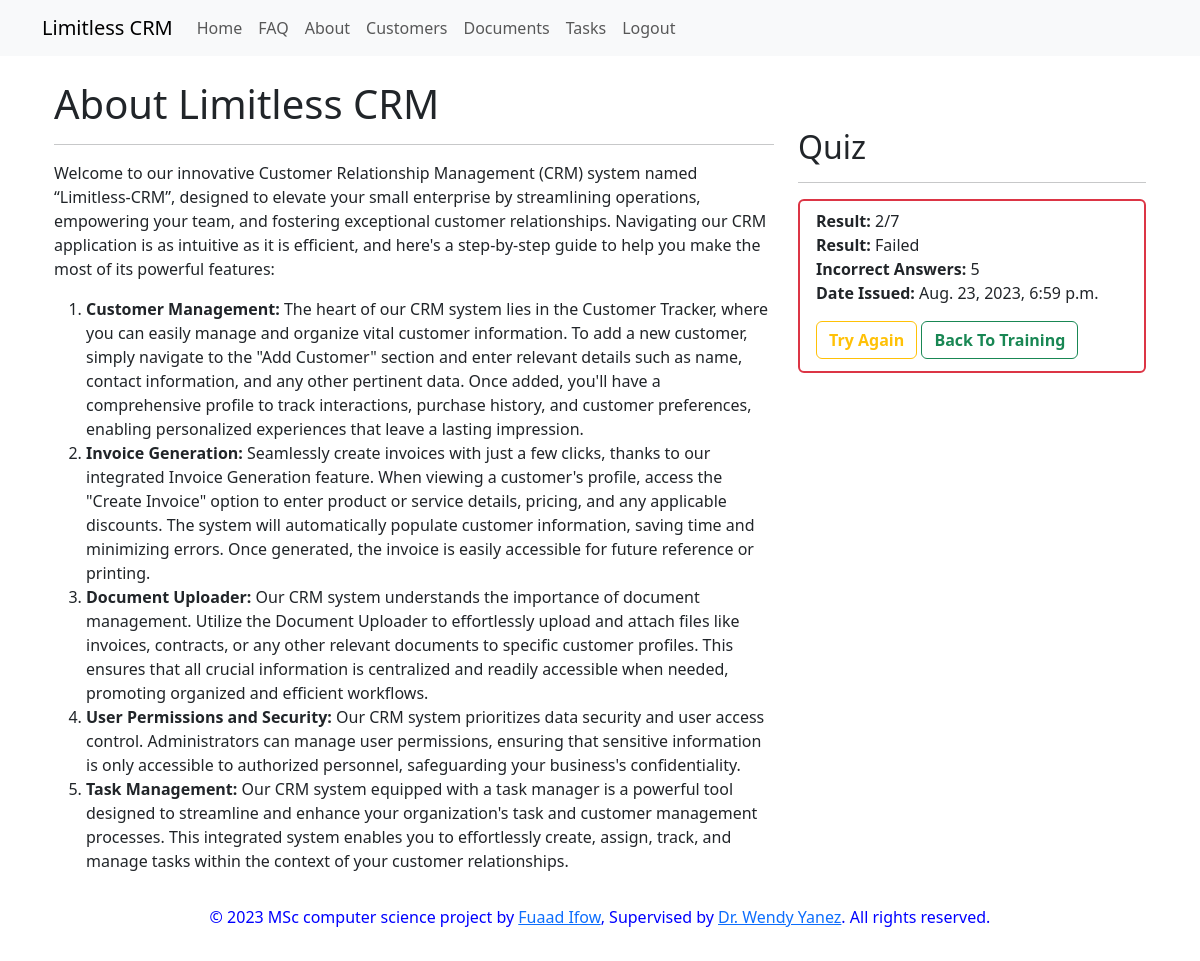
The page /about/ (signed in) on the database its author committed.
### crm/models.py (models this page shows, shortened)
class Certificate(models.Model):
    user = models.ForeignKey(User, on_delete=models.CASCADE)
    score = models.IntegerField()
    date_issued = models.DateTimeField(auto_now_add=True)

### crm/views.py (the view)
# urls.py: path('about/', views.about, name='about'),
def about(request):
    if request.method == 'POST':
        score = 0
        for question in QuizQuestion.objects.all():
            submitted_answer = request.POST.get(f'question_{question.id}')
            print(question.get_correct_answer())
            if submitted_answer == question.get_correct_answer():
                score += 1
        required_score = 8  # 80% score required for the certificate
        if (score / QuizQuestion.objects.count()) * 10 >= required_score:
            messages.success(request, "Congratulations! You Have Earned The Certificate.")
        else:
            messages.error(request, "No Certificates Have Been Earned Please Try Again.")
        certificate = Certificate.objects.update_or_create(user=request.user,defaults={'score':score,'date_issued':datetime.now()})
        return redirect('about')
    else:
        quiz_questions = QuizQuestion.objects.all()
        certificate = Certificate.objects.filter(user= request.user.id).first()
        return render(request, 'crm/about.html', {'quiz_questions': quiz_questions, 'certificate': certificate})

### crm/models.py (called while the page is built)
    def get_options(self):
        return self.quizanswer_set.values_list('answer_text', flat=True)

### crm/templatetags/custom_filters.py (called while the page is built)
@register.filter
def subtract(value, arg):
    return value - arg

@register.filter
def checkScores(value, arg):
    return value*0.80 < arg

### crm/templates/crm/about.html (shortened to what this page needs)
{% extends 'base/base.html' %}
{% load django_bootstrap5 %}
{% load custom_filters %}
{% block content %}
    <div class="container">
        <div class="row">
            <div class="col-md-8">
                <h1>About Limitless CRM</h1>
            <hr>
                <p>
                    Welcome to our innovative Customer Relationship Management (CRM) system named
                    “Limitless-CRM”, designed to elevate your small enterprise by streamlining operations, empowering
                    your team, and fostering exceptional customer relationships. Navigating our CRM application is as
                    intuitive as it is efficient, and here's a step-by-step guide to help you make the most of its powerful
                    features:
                </p>
                <ol>
                    <li><strong>Customer Management:</strong> The heart of our CRM system lies in the Customer Tracker, where you can
                        easily manage and organize vital customer information. To add a new customer, simply navigate to
                        the "Add Customer" section and enter relevant details such as name, contact information, and any
                        other pertinent data. Once added, you'll have a comprehensive profile to track interactions, purchase
                        history, and customer preferences, enabling personalized experiences that leave a lasting impression.
                    </li>
                    <li><strong>Invoice Generation:</strong> Seamlessly create invoices with just a few clicks, thanks to our integrated
                        Invoice Generation feature. When viewing a customer's profile, access the "Create Invoice" option to
                        enter product or service details, pricing, and any applicable discounts. The system will automatically
                        populate customer information, saving time and minimizing errors. Once generated, the invoice is
                        easily accessible for future reference or printing.
                    </li>
                    <li><strong>Document Uploader:</strong> Our CRM system understands the importance of document
                        management. Utilize the Document Uploader to effortlessly upload and attach files like invoices,
                        contracts, or any other relevant documents to specific customer profiles. This ensures that all crucial
                        information is centralized and readily accessible when needed, promoting organized and efficient
                        workflows.
                    </li>
                    <li><strong>User Permissions and Security:</strong> Our CRM system prioritizes data security and user access
                        control. Administrators can manage user permissions, ensuring that sensitive information is only
                        accessible to authorized personnel, safeguarding your business's confidentiality.
                    </li>
                    <li><strong>Task Management:</strong> Our CRM system equipped with a task manager is a powerful tool designed to streamline and enhance your organization's task and customer management processes. This integrated system enables you to effortlessly create, assign, track, and manage tasks within the context of your customer relationships.
                    </li>
                </ol>
            </div>
            <div class="col-md-4 py-5">
                <h2>Quiz</h2>
                {% if certificate %}
                <hr/>
                            <ul class="list-group">
                                    <li class="list-group-item border border-2 {% if quiz_questions.count|checkScores:certificate.score %}border-success{% else %}border-danger{% endif %}">
                                        <div class="row">
                                            <div class="col-md-12">
                                                <strong>Result:</strong> {{ certificate.score }}/{{ quiz_questions.count }}<br>
                                                <strong>Result:</strong> {% if quiz_questions.count|checkScores:certificate.score %} Passed {% else %} Failed {% endif %}<br>
                                                <strong>Incorrect Answers:</strong> {{ quiz_questions.count|subtract:certificate.score }}<br>
                                                <strong>Date Issued:</strong> {{ certificate.date_issued }}
                                                <div class="mt-3 mb-1">
                                                    <button class="btn btn-outline-warning" data-bs-toggle="modal" data-bs-target="#quizModal"><strong>Try Again</strong></button>
                                                    <a class="btn btn-outline-success" href="/"><strong>Back To Training</strong></a>
                                                </div>
                                            </div>
                                        </div>
                                    </li>
                            </ul>
                        </div>
                    </div>
                {% else %}
                    <p>No certificates earned yet.</p>
                {% endif %}
    </div>
{% endblock %}

### rows shown on the page
Certificate: score "2", count|subtract "5", date_issued "Aug. 23, 2023, 6:59 p.m."

### other values the page prints
{{ quiz_questions.count }} "7"
